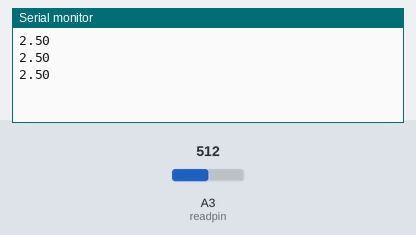
Recording of a sketch running on a simulated Arduino Uno, built with avr-gcc and run on an emulated ATmega328P. Parts: the last lines printed to the serial monitor. The test bench sets the inputs (shaded band); at power-on: A3 (readpin) = 512.

Above: at 1.3 s.
1.4 s: A3 (readpin) set to 716
At 1.9 s:
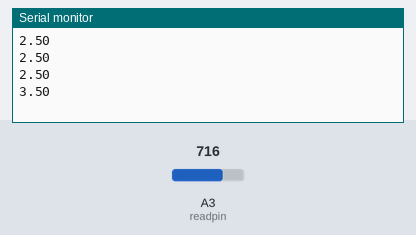
2.9 s: A3 (readpin) set to 900
At 3.4 s:
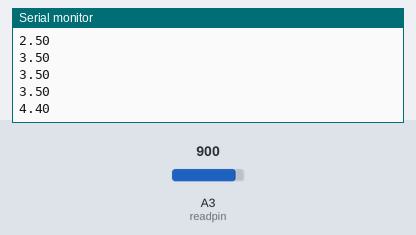
Timing chart, 0 to 5.9 s (numbered marks = the images above; inputs shaded):
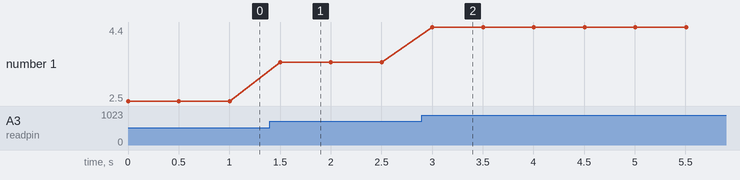

The sketch:

main.ino
```cpp
int readpin = A3;
int vol = 0;
float V ;

void setup()
{
  pinMode(readpin,INPUT);
  Serial.begin(9600);
}

void loop()
{
  vol = analogRead(readpin);
  V = (vol*5.)/1023.;
  Serial.println(V);
    delay(500);
}
```

Measured:
- after the input at 1.4 s, the serial monitor: prints a new line after 0.10 s (image 1)
- after the input at 2.9 s, the serial monitor: prints a new line after 0.10 s (image 2)
- plotted number 1: 2.5 → 3.5 after the input at 1.4 s, 3.5 → 4.4 after the input at 2.9 s
